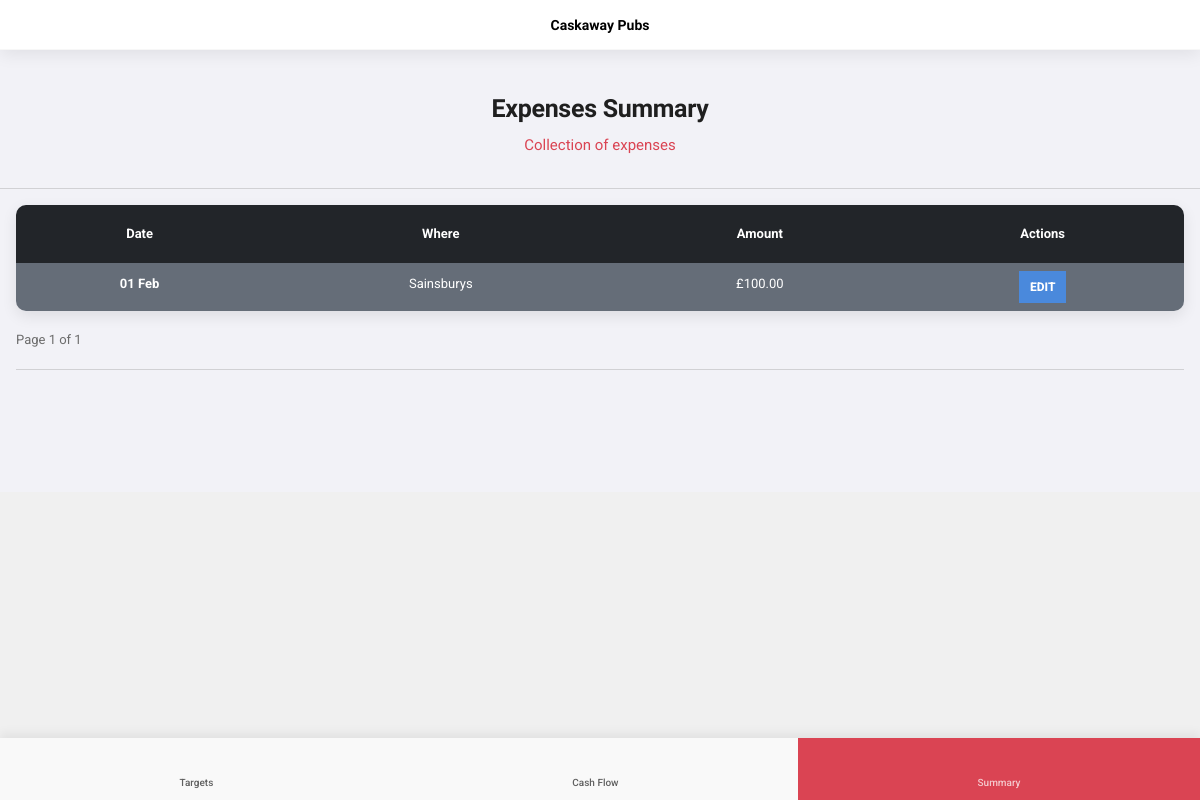
Before: /finance/expenses_summary/ (signed in) with the older database file.
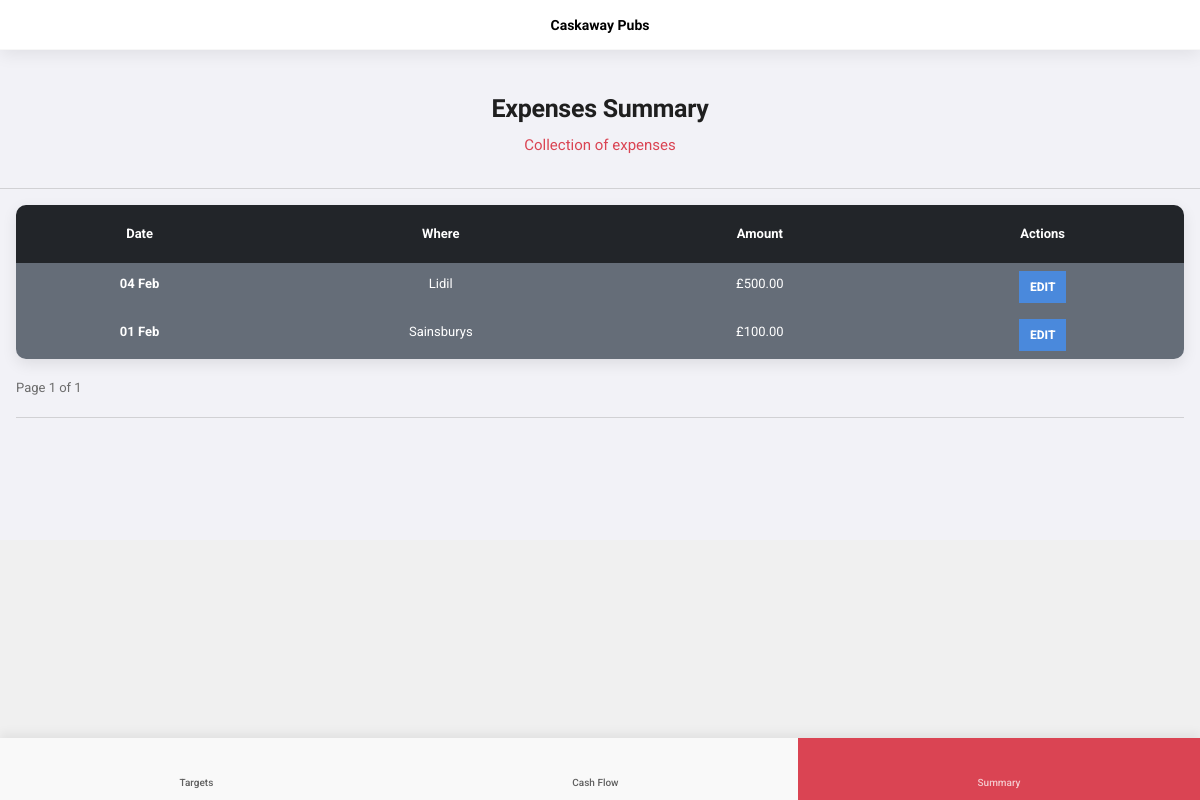
After: the same page with the newer database file.
### app_finance/models.py (models this page shows, shortened)
class Expenses(models.Model):
    user = models.ForeignKey(User, on_delete=models.CASCADE)
    site = models.ForeignKey(Sites, on_delete=models.CASCADE)
    date = models.ForeignKey(DateTable, on_delete=models.CASCADE)
    where = models.CharField(max_length=255)
    category = models.ForeignKey(ExpensesCategory, on_delete=models.CASCADE)
    item = models.CharField(max_length=255)
    amount = models.DecimalField(max_digits=10, decimal_places=2)
    class Meta:
        verbose_name_plural = "expenses"

class DateTable(models.Model):
    date = models.TextField(db_column='Date', blank=True, null=True)  # Field name made lowercase. This field type is a guess.
    day = models.TextField(db_column='Day', blank=True, null=True)  # Field name made lowercase.
    week = models.IntegerField(db_column='Week', blank=True, null=True)  # Field name made lowercase.
    month = models.IntegerField(db_column='Month', blank=True, null=True)  # Field name made lowercase.
    year = models.IntegerField(db_column='Year', blank=True, null=True)  # Field name made lowercase.
    quarter = models.IntegerField(db_column='Quarter', blank=True, null=True)  # Field name made lowercase.
    class Meta:
        managed = False
        db_table = 'date_table'

### app_finance/views.py (the view)
# urls.py: path('expenses_summary/', views.expenses_summary, name='expenses-summary'),
@login_required(login_url='login_users')
def expenses_summary(request):
    user = request.user.pk
    site = Sites.objects.get(user_id=user).pk
    p = Paginator(Expenses.objects.filter(site_id=site).order_by('-date'), 5)
    page = request.GET.get('page')
    expenses_pages = p.get_page(page)
    context = {
        'expenses_pages': expenses_pages,
        'navbar': 'summary',
    }
    return render(request, "app_finance/expenses_summary.html", context)

### app_finance/models.py (called while the page is built)
    def __str__(self):
        return self.type

    def __str__(self):
        return f'{self.name} - {self.agreement}'

### app_static/context_processors.py (called while the page is built)
def extras(request):
    if 'admin' in request.META['PATH_INFO']:
        return {}
    elif request.user.is_authenticated:
        current_user = request.user
        site = Sites.objects.get(user_id=current_user)
        return {'site': site}
    else:
        return {}

### app_finance/templates/app_finance/expenses_summary.html (shortened to what this page needs)
{% extends "base.html" %}
{% block menuBottom %}
        <div id="footer-bar" class="footer-bar-2">
            <a href="{% url 'targets' %}" class="{% if navbar == 'targets' %}active-nav{% endif %}">
                <i class="fa fa-bullseye"></i><span>Targets</span></a>
            <a href="{% url 'financeHome' %}" class="{% if navbar == 'finance' %}active-nav{% endif %}">
                <i class="fa fa-wallet"></i><span>Cash Flow</span><strong></strong></a>
            <a href="#" data-menu="menu-group-summary" class="{% if navbar == 'summary' %}active-nav{% endif %}">
                <i class="fa fa-chart-line"></i><span>Summary</span></a>
        </div>
    {% endblock %}
{% block content %}
    <div class="ps-3 pe-3 mt-4 text-center">
        <h1 class="font-800 font-25 mb-1">Expenses Summary</h1>
        <p class="color-highlight font-15 mt-2">Collection of expenses</p>
    </div>
    <hr>
    <div class="ps-3 pe-3">
    <table class="table table-borderless text-center rounded-sm shadow-l" style="overflow: hidden;">
        <thead>
            <tr>
                <th scope="col" class="bg-night-light border-dark-dark py-3 color-white">Date</th>
                <th scope="col" class="bg-night-light border-dark-dark py-3 color-white">Where</th>
                <th scope="col" class="bg-night-light border-dark-dark py-3 color-white">Amount</th>
                <th scope="col" class="bg-night-light border-dark-dark py-3 color-white">Actions</th>
            </tr>
        </thead>
        <tbody class="bg-dark-light">
       {% for x in expenses_pages %}
            <tr>
                <th scope="row">{{ x.date.date|date:"d M" }}</th>
                <td>{{ x.where }}</td>
                <td>&pound;{{ x.amount }}</td>
                <td><a href="{% url 'update-epos' x.id %}" id="{{ x.id }}" class="btn btn-xxs shadow-sm text-uppercase font-800 bg-blue-dark">Edit</a></td>
            </tr>
        {% endfor %}
        </tbody>
    </table>
    Page {{ expenses_pages.number }} of {{ expenses_pages.paginator.num_pages }}
    <hr>
    <br>
{% endblock %}

Changed rows visible on the page:
added Expenses: date "04 Feb", where "Lidil", amount "500.00"
